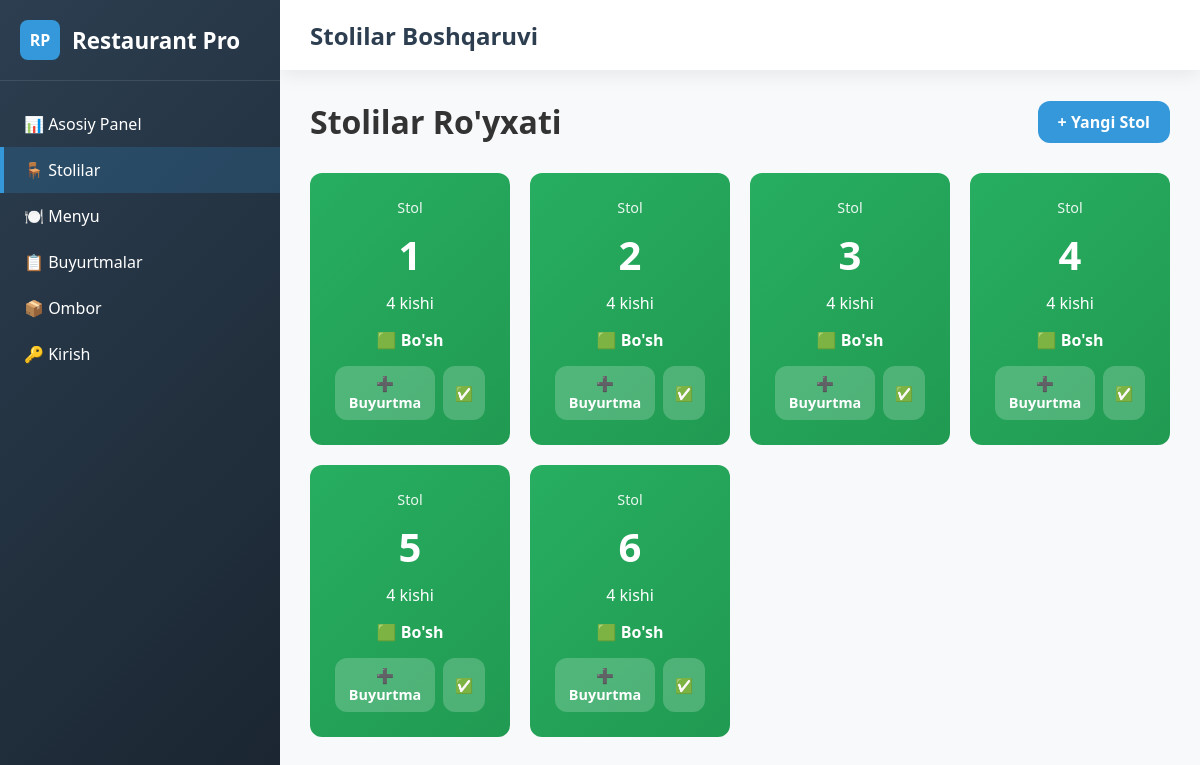
Before: /tables/ with the older database file.
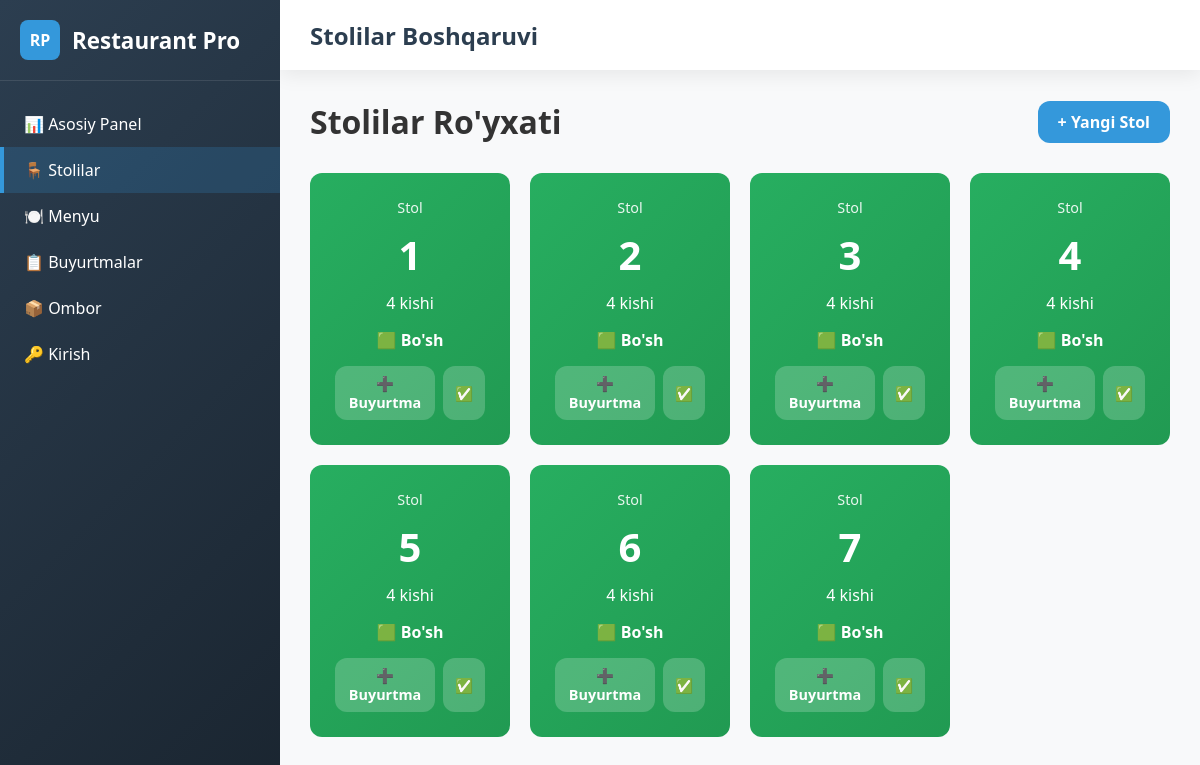
After: the same page with the newer database file.
### main/models.py (models this page shows, shortened)
class Table(models.Model):
    number = models.PositiveIntegerField(unique=True)
    seats = models.PositiveIntegerField(default=4)
    is_occupied = models.BooleanField(default=False)

### main/views.py (the view)
# urls.py: path('tables/', tables_list, name='tables'),
def tables_list(request):
    tables = Table.objects.all()
    return render(request, 'tables.html', {'tables': tables})

### templates/tables.html (shortened to what this page needs)
{% extends 'base.html' %}
{% block page_title %}Stolilar Boshqaruvi{% endblock %}
{% block content %}
<div style="display: flex; justify-content: space-between; align-items: center; margin-bottom: 30px;">
    <h1>Stolilar Ro'yxati</h1>
    <a href="{% url 'table_add' %}" class="btn btn-primary">+ Yangi Stol</a>
</div>
<div style="display: grid; grid-template-columns: repeat(auto-fill, minmax(200px, 1fr)); gap: 20px;">
    {% for table in tables %}
    <div class="table-card {% if table.is_occupied %}occupied{% else %}free{% endif %}"
         style="background: {% if table.is_occupied %}linear-gradient(135deg, #e74c3c, #c0392b){% else %}linear-gradient(135deg, #27ae60, #219a52){% endif %};
                color: white; padding: 25px; border-radius: var(--border-radius); text-align: center; cursor: pointer; transition: var(--transition);">
        <div style="font-size: 0.9rem; opacity: 0.9;">Stol</div>
        <div style="font-size: 2.5rem; font-weight: bold; margin: 10px 0;">{{ table.number }}</div>
        <div style="margin-bottom: 15px;">{{ table.seats }} kishi</div>
        <div style="font-weight: 600; margin-bottom: 15px;">
            {% if table.is_occupied %}🟥 Band{% else %}🟩 Bo'sh{% endif %}
        </div>
        <div style="display: flex; gap: 8px; justify-content: center;">
            {% if table.is_occupied %}
            <a href="{% url 'table_order' table.id %}" class="btn" style="background: rgba(255,255,255,0.2); color: white; padding: 8px 12px; font-size: 0.9rem;">📋 Buyurtma</a>
            {% else %}
            <a href="{% url 'table_order' table.id %}" class="btn" style="background: rgba(255,255,255,0.2); color: white; padding: 8px 12px; font-size: 0.9rem;">➕ Buyurtma</a>
            {% endif %}
            <a href="{% url 'table_toggle' table.id %}" class="btn" style="background: rgba(255,255,255,0.2); color: white; padding: 8px 12px; font-size: 0.9rem;">
                {% if table.is_occupied %}🔄{% else %}✅{% endif %}
            </a>
        </div>
    </div>
    {% endfor %}
</div>
{% endblock %}

Changed rows visible on the page:
added Table: number "7", seats "4", is_occupied "🟩 Bo'sh"
